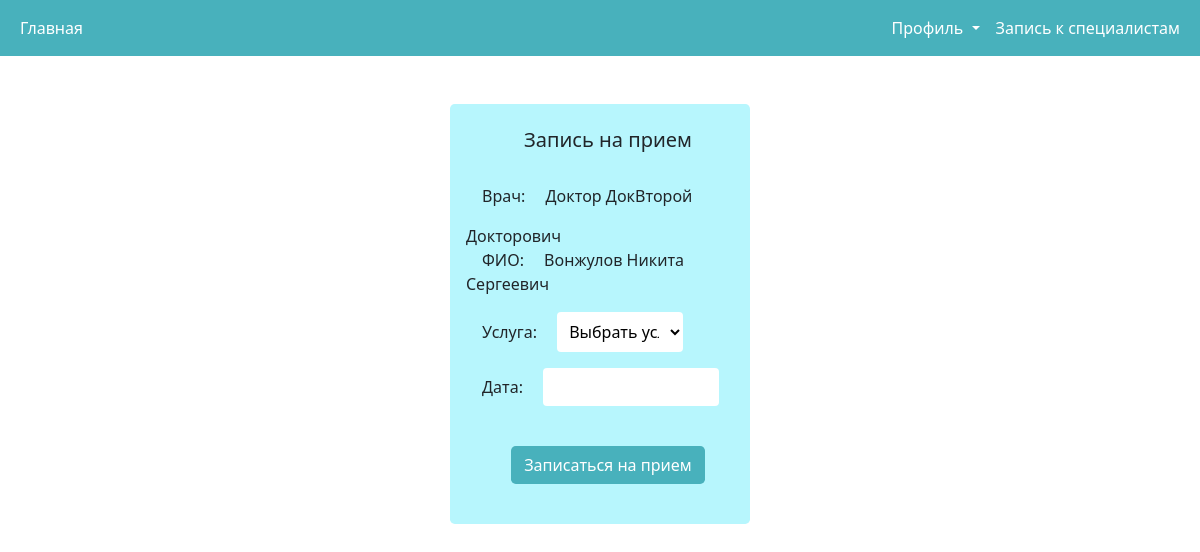
The app's page /recept/3 (signed in) with its own data.
### hospapp/models.py (models this page shows, shortened)
class Doctors(models.Model):
    user = models.ForeignKey('CustomUser', verbose_name='Пользователь доктора', on_delete=models.CASCADE)
    image = models.ImageField(upload_to='hospapp/image/doctors_photo/', verbose_name='Фото', null=True, blank=True)
    services = models.ManyToManyField('Services', verbose_name='Услуги')
    class Meta:
        verbose_name = 'Врач'
        verbose_name_plural = 'Врачи'
        ordering = ['id']

class CustomUser(AbstractBaseUser):
    email = models.EmailField(verbose_name='Адрес электронной почты', unique=True, blank=False, null=False)
    name = models.CharField(verbose_name='ФИО', max_length=100, null=True)
    phone_number = models.PositiveIntegerField(verbose_name="Номер телефона", validators=phone_valid, null=True)
    image = models.ImageField(upload_to='hospapp/image/user_image/', verbose_name='Фото', null=True, blank=True)
    is_doctor = models.BooleanField(default=False, verbose_name='Права доктора')
    is_admin = models.BooleanField(default=False, verbose_name='Администратор')
    objects = CustomUserManager()
    USERNAME_FIELD = 'email'
    REQUIRED_FIELDS = ['phone_number']
    class Meta:
        verbose_name = "Пользователь"
        verbose_name_plural = "Пользователи"
        ordering = ['id']

### hospapp/views.py (the view)
# urls.py: path('recept/<int:doc_id>', recept, name='recept'),
@login_required(login_url=reverse_lazy('login'))
@user_required(login_url=reverse_lazy('home'))
def recept(request, doc_id):
    title = "Поликлиника - Запись"
    doctor = Doctors.objects.filter(id=doc_id)[0]
    if request.method == 'POST':
        form = AddRecept(request.POST)
        form.instance.client = request.user
        form.instance.doctor = Doctors.objects.filter(id=doc_id)[0]
        form.save(commit=False)
        if form.is_valid():
            form.save()
            return redirect('profile')
    else:
        form = AddRecept(doc=doc_id)
    doctor = Doctors.objects.filter(id=doc_id)[0]
    return render(request, 'hospapp/recept.html', {'title': title, 'doctor': doctor, 'form': form})

### hospapp/forms.py
class AddRecept(forms.ModelForm):
    def __init__(self, *args, **kwargs):
        doc = kwargs.pop('doc', None)
        super().__init__(*args, **kwargs)
        if doc:
            self.fields['service'].empty_label = "Выбрать услугу"
            self.fields['service'].queryset = Doctors.objects.filter(id=doc)[0].services.all()
    class Meta:
        model = Receptions
        fields = ('service', 'date')

### hospapp/models.py (called while the page is built)
    def __str__(self):
        return str(self.title)

### hospapp/templates/hospapp/recept.html (shortened to what this page needs)
{% extends 'hospapp/base.html' %}
{% load static %}
{% block content %}
<link rel="stylesheet" href="https://cdnjs.cloudflare.com/ajax/libs/jquery-datetimepicker/2.5.20/jquery.datetimepicker.min.css" />
<link type="text/css" rel="stylesheet" href="{% static 'hospapp/css/form.css' %}">
<div class="mx-auto my-5 py-4 ps-3 w-25 rounded-3" style="background-color: rgb(183, 246, 253);">
    <h5 align="center">Запись на прием</h5>
    <form method="post" class="pt-4" enctype="multipart/form-data">
        <label class="px-3 pb-3"> Врач: </label> {{ doctor.user.name }}<br>
        <label class="px-3">ФИО: </label> {{ request.user.name }}
        {% for f in form %}
                <div class="m-3">
                    <label class="pe-3" for="{{ f.id_for_label }}">{{f.label}}: </label>
                    {{ f }}
                </div>
        {% endfor %}
        <p align="center"><button type="submit" id="submit" class="btn text-white rounded-3 mt-4" style="background-color: rgb(72, 177, 188)">Записаться на прием</button></p>
    </form>
</div>
{% endblock %}

### hospapp/static/hospapp/css/form.css (style rules this page uses)
input { font-size: 16px; line-height: 14px; padding: 8px 16px; width: 70%; min-height: 33px; border: unset; border-radius: 4px; outline-color: rgb(72, 177, 188); background-color: rgb(255, 255, 255); }
select { font-size: 16px; line-height: 14px; padding: 8px 8px; width: 50%; min-height: 33px; border: unset; border-radius: 4px; outline-color: rgb(72, 177, 188); background-color: rgb(255, 255, 255); }

### records on screen
Doctors: user.name "Доктор ДокВторой Докторович"
CustomUser: user.name "Вонжулов Никита Сергеевич"

### other values on screen
{{ f.label }} "Услуга" "Дата"
